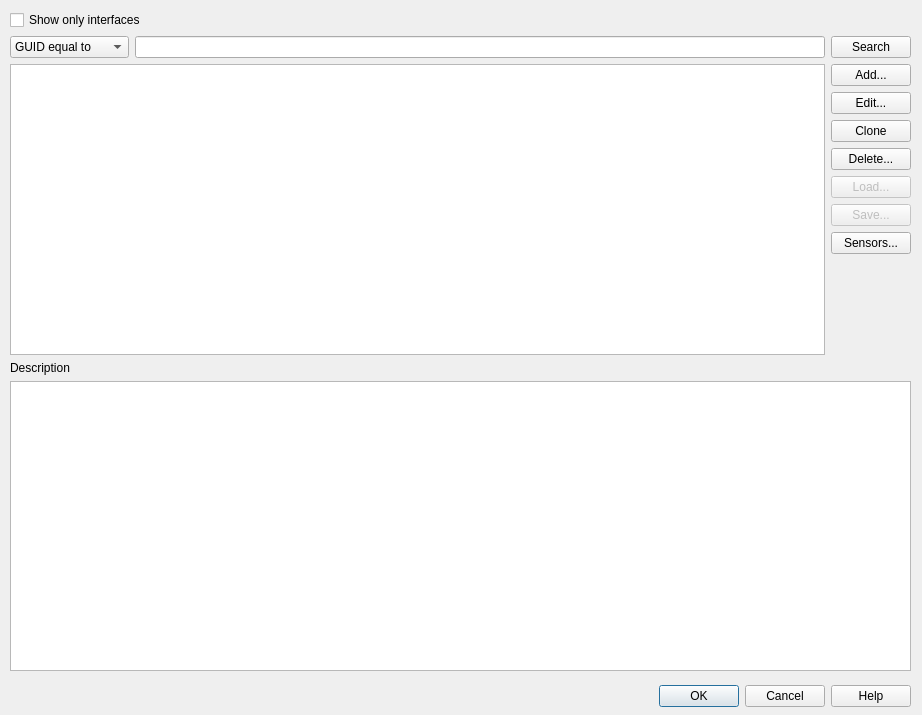
<?xml version="1.0" encoding="UTF-8"?>
<ui version="4.0">
 <class>CDlgKnownGuid</class>
 <widget class="QDialog" name="CDlgKnownGuid">
  <property name="geometry">
   <rect>
    <x>0</x>
    <y>0</y>
    <width>922</width>
    <height>715</height>
   </rect>
  </property>
  <property name="sizePolicy">
   <sizepolicy hsizetype="Fixed" vsizetype="Fixed">
    <horstretch>0</horstretch>
    <verstretch>0</verstretch>
   </sizepolicy>
  </property>
  <property name="contextMenuPolicy">
   <enum>Qt::CustomContextMenu</enum>
  </property>
  <property name="windowTitle">
   <string>GUID - Known nodes </string>
  </property>
  <property name="modal">
   <bool>true</bool>
  </property>
  <widget class="QDialogButtonBox" name="buttonBox">
   <property name="geometry">
    <rect>
     <x>10</x>
     <y>680</y>
     <width>901</width>
     <height>32</height>
    </rect>
   </property>
   <property name="orientation">
    <enum>Qt::Horizontal</enum>
   </property>
   <property name="standardButtons">
    <set>QDialogButtonBox::Cancel|QDialogButtonBox::Help|QDialogButtonBox::Ok</set>
   </property>
  </widget>
  <widget class="QWidget" name="verticalLayoutWidget">
   <property name="geometry">
    <rect>
     <x>10</x>
     <y>10</y>
     <width>901</width>
     <height>661</height>
    </rect>
   </property>
   <layout class="QVBoxLayout" name="verticalLayout">
    <item>
     <widget class="QCheckBox" name="checkShowInterfaces">
      <property name="text">
       <string>Show only interfaces</string>
      </property>
     </widget>
    </item>
    <item>
     <layout class="QHBoxLayout" name="horizontalLayout_2">
      <item>
       <widget class="QComboBox" name="comboSearchType">
        <item>
         <property name="text">
          <string>GUID equal to</string>
         </property>
        </item>
        <item>
         <property name="text">
          <string>GUID starts with</string>
         </property>
        </item>
        <item>
         <property name="text">
          <string>GUID contains</string>
         </property>
        </item>
        <item>
         <property name="text">
          <string>Name equal to</string>
         </property>
        </item>
        <item>
         <property name="text">
          <string>Name start swith</string>
         </property>
        </item>
        <item>
         <property name="text">
          <string>Name contains</string>
         </property>
        </item>
       </widget>
      </item>
      <item>
       <widget class="QLineEdit" name="editSearch"/>
      </item>
      <item>
       <widget class="QPushButton" name="btnSearch">
        <property name="text">
         <string>Search</string>
        </property>
        <property name="icon">
         <iconset resource="vscpworks.qrc">
          <normaloff>:/images/svg/search.svg</normaloff>:/images/svg/search.svg</iconset>
        </property>
       </widget>
      </item>
     </layout>
    </item>
    <item>
     <layout class="QHBoxLayout" name="horizontalLayout">
      <item>
       <widget class="QTableWidget" name="listGuid">
        <property name="sizePolicy">
         <sizepolicy hsizetype="Expanding" vsizetype="Expanding">
          <horstretch>0</horstretch>
          <verstretch>0</verstretch>
         </sizepolicy>
        </property>
        <property name="alternatingRowColors">
         <bool>true</bool>
        </property>
        <property name="sortingEnabled">
         <bool>true</bool>
        </property>
       </widget>
      </item>
      <item>
       <layout class="QVBoxLayout" name="verticalLayout_2">
        <item>
         <widget class="QPushButton" name="btnAdd">
          <property name="text">
           <string>Add...</string>
          </property>
          <property name="icon">
           <iconset resource="vscpworks.qrc">
            <normaloff>:/add.png</normaloff>:/add.png</iconset>
          </property>
         </widget>
        </item>
        <item>
         <widget class="QPushButton" name="btnEdit">
          <property name="text">
           <string>Edit...</string>
          </property>
          <property name="icon">
           <iconset resource="vscpworks.qrc">
            <normaloff>:/pencil.svg</normaloff>:/pencil.svg</iconset>
          </property>
         </widget>
        </item>
        <item>
         <widget class="QPushButton" name="btnClone">
          <property name="text">
           <string>Clone</string>
          </property>
          <property name="icon">
           <iconset resource="vscpworks.qrc">
            <normaloff>:/clone.svg</normaloff>:/clone.svg</iconset>
          </property>
         </widget>
        </item>
        <item>
         <widget class="QPushButton" name="btnDelete">
          <property name="text">
           <string>Delete...</string>
          </property>
          <property name="icon">
           <iconset resource="vscpworks.qrc">
            <normaloff>:/remove.png</normaloff>:/remove.png</iconset>
          </property>
         </widget>
        </item>
        <item>
         <widget class="QPushButton" name="btnLoad">
          <property name="enabled">
           <bool>false</bool>
          </property>
          <property name="text">
           <string>Load...</string>
          </property>
          <property name="icon">
           <iconset resource="vscpworks.qrc">
            <normaloff>:/folder_add.png</normaloff>:/folder_add.png</iconset>
          </property>
         </widget>
        </item>
        <item>
         <widget class="QPushButton" name="btnSave">
          <property name="enabled">
           <bool>false</bool>
          </property>
          <property name="text">
           <string>Save...</string>
          </property>
          <property name="icon">
           <iconset resource="vscpworks.qrc">
            <normaloff>:/folder_next.png</normaloff>:/folder_next.png</iconset>
          </property>
         </widget>
        </item>
        <item>
         <widget class="QPushButton" name="btnSensorIndex">
          <property name="text">
           <string>Sensors...</string>
          </property>
          <property name="icon">
           <iconset resource="vscpworks.qrc">
            <normaloff>:/process.png</normaloff>:/process.png</iconset>
          </property>
         </widget>
        </item>
        <item>
         <spacer name="verticalSpacer">
          <property name="orientation">
           <enum>Qt::Vertical</enum>
          </property>
          <property name="sizeHint" stdset="0">
           <size>
            <width>20</width>
            <height>40</height>
           </size>
          </property>
         </spacer>
        </item>
       </layout>
      </item>
     </layout>
    </item>
    <item>
     <widget class="QLabel" name="label_2">
      <property name="text">
       <string>Description</string>
      </property>
     </widget>
    </item>
    <item>
     <widget class="QTextEdit" name="textDescription">
      <property name="sizePolicy">
       <sizepolicy hsizetype="Expanding" vsizetype="Expanding">
        <horstretch>0</horstretch>
        <verstretch>0</verstretch>
       </sizepolicy>
      </property>
      <property name="readOnly">
       <bool>true</bool>
      </property>
     </widget>
    </item>
   </layout>
  </widget>
 </widget>
 <resources>
  <include location="vscpworks.qrc"/>
 </resources>
 <connections>
  <connection>
   <sender>buttonBox</sender>
   <signal>accepted()</signal>
   <receiver>CDlgKnownGuid</receiver>
   <slot>accept()</slot>
   <hints>
    <hint type="sourcelabel">
     <x>248</x>
     <y>254</y>
    </hint>
    <hint type="destinationlabel">
     <x>157</x>
     <y>274</y>
    </hint>
   </hints>
  </connection>
  <connection>
   <sender>buttonBox</sender>
   <signal>rejected()</signal>
   <receiver>CDlgKnownGuid</receiver>
   <slot>reject()</slot>
   <hints>
    <hint type="sourcelabel">
     <x>316</x>
     <y>260</y>
    </hint>
    <hint type="destinationlabel">
     <x>286</x>
     <y>274</y>
    </hint>
   </hints>
  </connection>
 </connections>
</ui>
